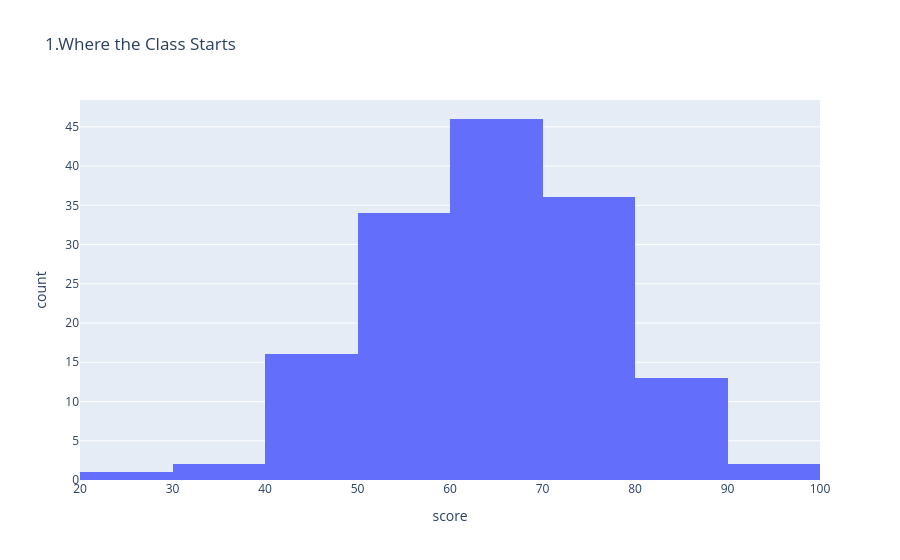

Notebook code for this chart:
### Code cell
##Part 5: Ship a Dashbord 
fig1 = px.histogram (df, x="score",nbins=12,title= "1.Where the Class Starts")
fig1.show()

### Figure 1 — Plotly figure (JSON) as saved in the notebook; plotly's stock layout.template omitted (floating-point values rounded to 4 significant figures; data arrays with more than 128 entries replaced by an {"elided": "..."} marker saying what was removed)
{"data": [{"bingroup": "x", "hovertemplate": "score=%{x}<br>count=%{y}<extra></extra>", "legendgroup": "", "marker": {"color": "#636efa", "pattern": {"shape": ""}}, "name": "", "nbinsx": 12, "orientation": "v", "showlegend": false, "type": "histogram", "x": {"elided": "150 float values"}, "xaxis": "x", "yaxis": "y"}], "layout": {"barmode": "relative", "legend": {"tracegroupgap": 0}, "title": {"text": "1.Where the Class Starts"}, "xaxis": {"anchor": "y", "domain": [0, 1], "title": {"text": "score"}}, "yaxis": {"anchor": "x", "domain": [0, 1], "title": {"text": "count"}}}}
